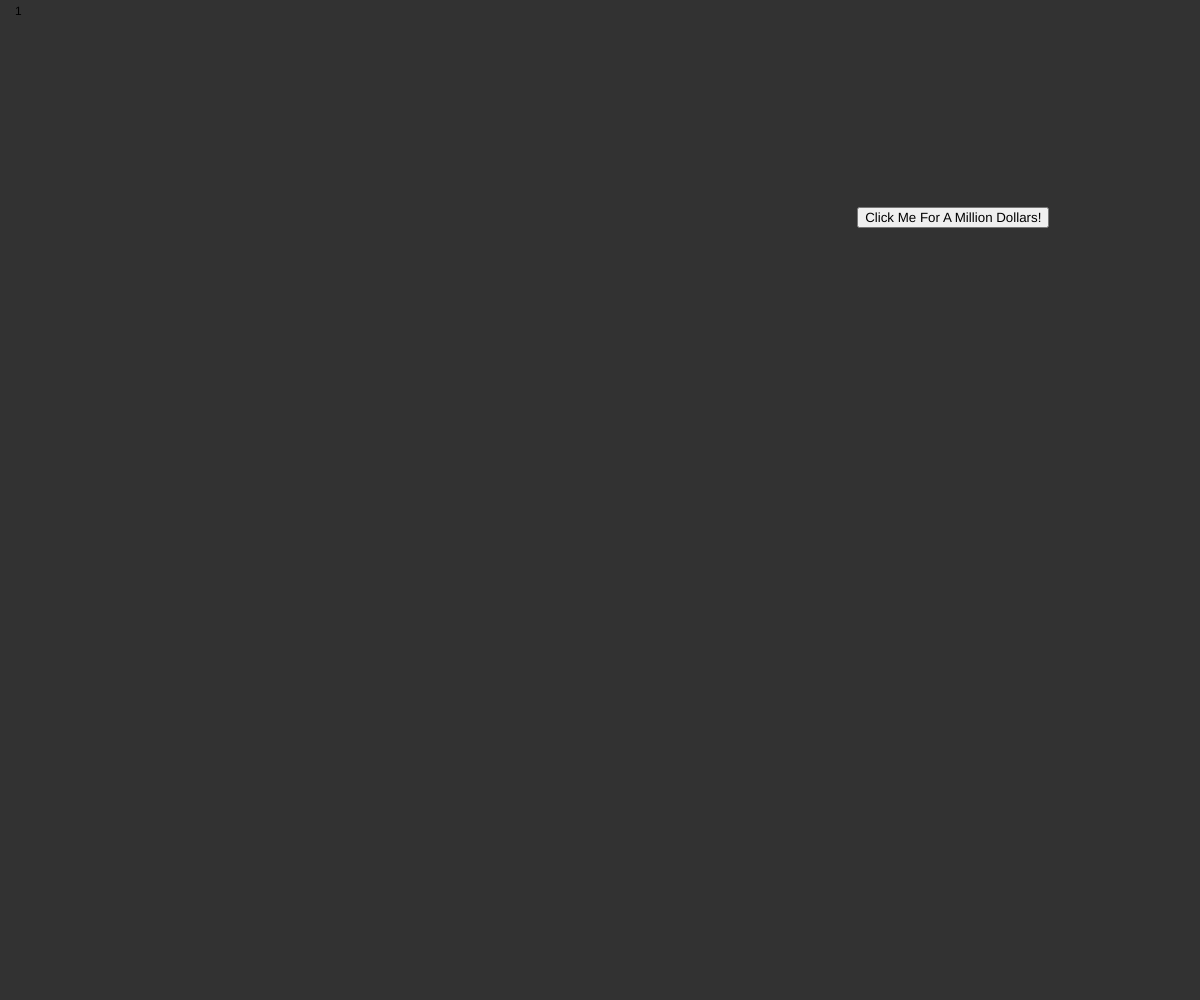
Frame 1 (no input)
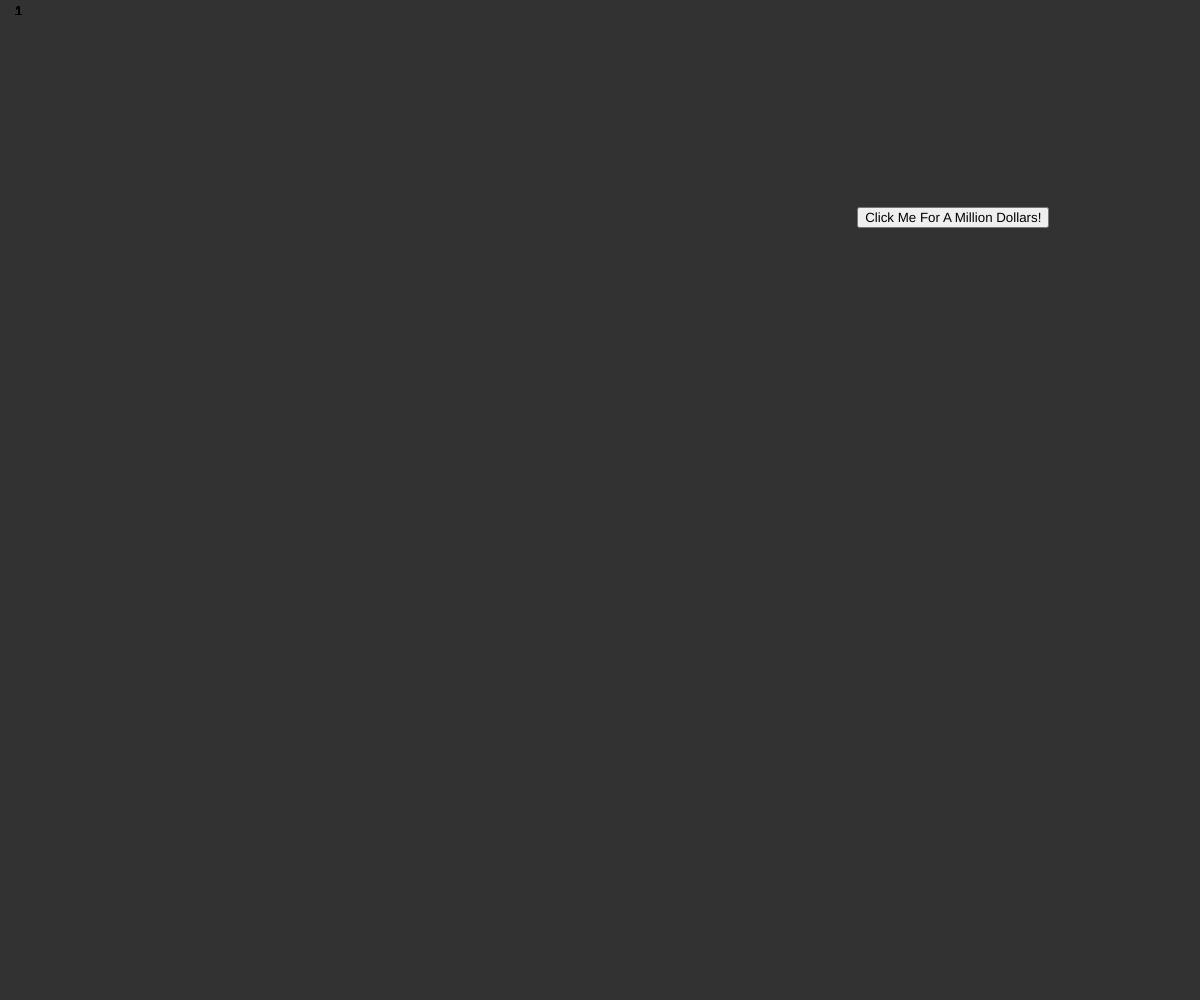
Frame 60 (no input)
Frame 120 (the mouse pressed at the canvas centre since frame 60): identical to frame 60, image omitted

The p5.js sketch that drew these frames (run headless with seeded random() and noise() and a simulated clock; from frame 60 on, the mouse is pressed at the canvas centre):

// p5.js sketch
// ── sketch.js
var score = 0;
var button;

function setup() {
  createCanvas(windowWidth, windowHeight);
  button = createButton("Click Me For A Million Dollars!");
  button.mousePressed(scoreup);
  button.mouseMoved(randomRectangle);
  button.position(random(width), random(height));
  background(50);
  noStroke();

}

function draw() {
  text(score + 1, 15, 15);
}

function randomRectangle() {
  button.position(random(width), random(height));
  background(random(255), random(255), random(255));


}

function scoreup() {
  score = score + 1
}

function windowResized(){
  resizeCanvas(windowWidth,windowHeight);
}
